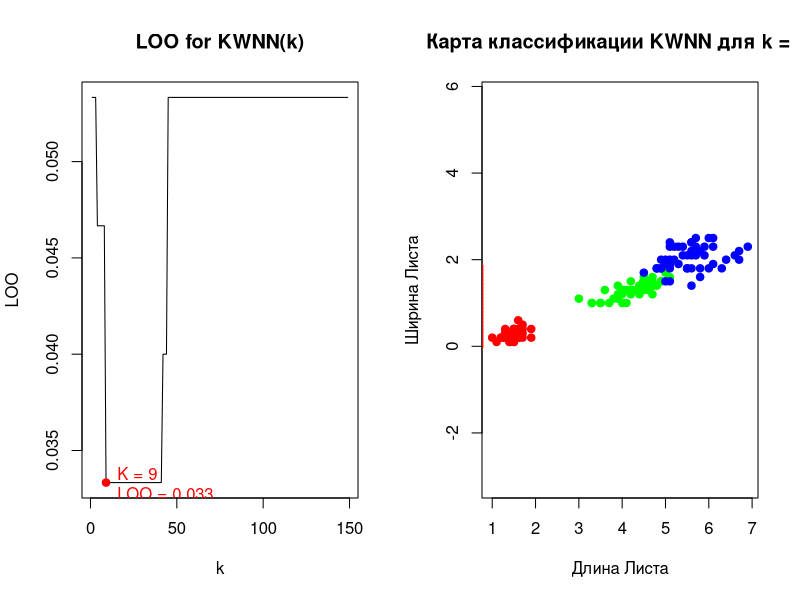

R code for this plot: (Note: a time limit stopped this script after it produced the figure.)
euclideanDistance <- function(u, v)
{
  sqrt(sum(u - v)^2)
}

weightsKWNN = function(i, k)
{
  (k + 1 - i) / k
}

sortObjectByDist <- function(xl, z, metricFunction = euclideanDistance)
{
  l <- dim(xl)[1] #строки
  n <- dim(xl)[2] - 1 #столбцы
  distances <- rep(0, l)
  for (i in 1:l)
  {
    distances[i] <- c(metricFunction(xl[i, 1:n], z))
  }
  #сортировка выборки по расстоянию
  orderedXl <- xl[order(distances), ]
  return (orderedXl)
}

kwnn <- function(xl, z, k,orderedXl)
{
  
  n <- dim(orderedXl)[2] - 1
  weights = rep(0,3)
  names(weights) <- c("setosa", "versicolor", "virginica")
  classes <- orderedXl[1:k, n+1]
  
  for(i in 1:k)
  {
    weights[classes[i]]<-weightsKWNN(i,k)+weights[classes[i]];
  }
  class <- names(which.max(weights))
  return (class)
}

LOO = function(xl,class) {
  n = dim(xl)[1]
  loo = rep(0, n-1)
  
  for(i in 1:(n)){
    X=xl[-i, 1:3]
    u=xl[i, 1:2]
    orderedXl <- sortObjectByDist(X, u)
    
    for(k in 1:(n-1)){
      test=kwnn(X,u,k,orderedXl)
      if(colors[test] != colors[class[i]]){
        loo[k] = loo[k]+1;
      }    
    } 
  }
  loo = loo / n
  x = 1:(length(loo))
  y = loo
  plot(x, y,main ="LOO for KWNN(k)", xlab="k", ylab="LOO", type = "l")
  
  min=which.min(loo)
  lOOmin=round(loo[min],3)
  
  points(min, loo[min], pch = 21, col = "red",bg = "red")
  label = paste("   K = ", min, "\n", "   LOO = ", lOOmin, sep = "")
  text( lOOmin, labels = label, pos=4, col = "red")
  map(min)
}

map = function(k){
  text <- paste("Карта классификации KWNN для k = ", k)
  plot(iris[, 3:4],main=text,xlab = "Длина Листа", ylab = "Ширина Листа", pch = 21, bg = colors[xl$Species], col = colors[xl$Species],asp='1')
  
  for(i in seq(0, 7, 0.1)){
    for(j in seq(0,3,0.08)){
      z <- c(i, j)
      orderedXl <- sortObjectByDist(xl, z)
      class <- kwnn(xl, z,k,orderedXl)
      points(z[1], z[2], pch = 1, bg = colors[class],col=colors[class])
      
    }
  }
}

par(mfrow = c(1, 2))
colors <- c("setosa" = "red", "versicolor" = "green", "virginica" = "blue")
xl <- iris[, 3:5] 
class <- iris[, 5]
LOO(xl,class)
